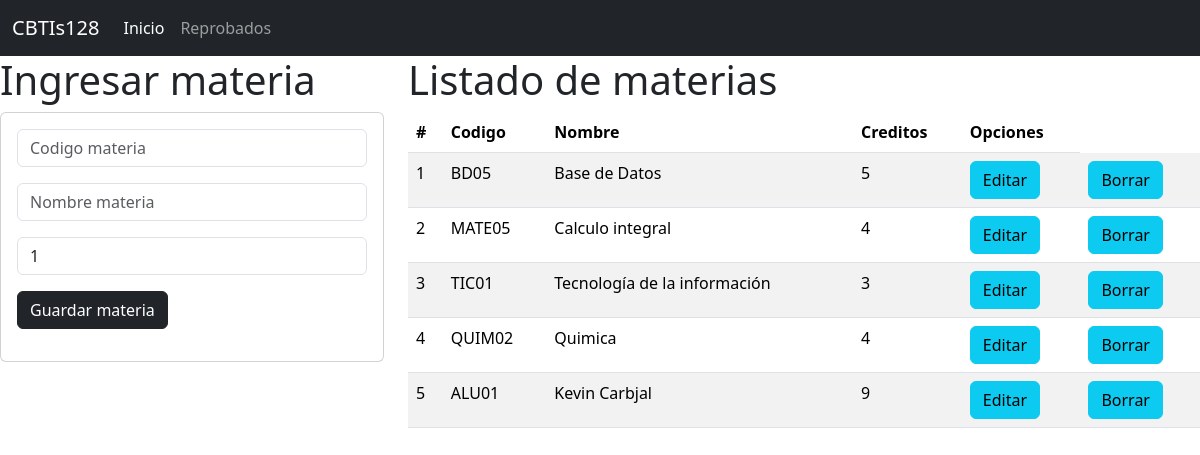
The page / on the database its author committed.
### materia_app/models.py (models this page shows, shortened)
class Materia(models.Model):
    codigo=models.CharField(primary_key=True,max_length=6)
    nombre=models.CharField(max_length=100)
    creditos=models.PositiveSmallIntegerField()

### materia_app/views.py (the view)
# urls.py: path("",views.inicio_vista,name="inicio_vista"),
def inicio_vista(request):
    lasmaterias=Materia.objects.all()
    return render(request,'gestionarMaterias.html',{'mismaterias':lasmaterias})

### materia_app/templates/gestionarMaterias.html
{% extends "base.html" %}
{% block cuerpo %}
    <div class="row">
        <div class="col-sm-12 col-md-4 col-lg-4 xl-4">
            <h1>Ingresar materia</h1>
            <div class="card">
              <div class="card-body">
                <form action="registrarMateria/" method="POST">{% csrf_token %}
                <div class="form-group">
                  <input type="text" id="txtcodigo" name="txtcodigo" class="form-control" placeholder="Codigo materia" minlenght="1" maxlenght="6" required>
                </div>
                  <div class="form-group py-3">
                    <input type="text" id="txtnombre" name="txtnombre" class="form-control" placeholder="Nombre materia" maxlenght="100" required>
                  </div>
                  <div class="form-group">
                    <input type="text" id="numcreditos" name="numcreditos" class="form-control" minlenght="1" maxlenght="9" value="1" required>
                  </div>
                  <div class="form-group py-3">
                    <button type="submit" class="btn btn-dark">Guardar materia</button>
                  </div>
                </form>
              </div>
            </div>
        </div>
    <div class="col-sm-12 col-md-8 col-lg-8 xl-8">
        <h1>Listado de materias</h1>
        <table class="table table-striped">
            <thead>
              <tr>
                <th scope="col">#</th>
                <th scope="col">Codigo</th>
                <th scope="col">Nombre</th>
                <th scope="col">Creditos</th>
                <th>Opciones</th>
              </tr>
            </thead>
            <tbody>
              {% for m in mismaterias %}
              <tr>
                <td>{{forloop.counter}}</td>
                <td>{{m.codigo}}</td>
                <td>{{m.nombre}}</td>
                <td>{{m.creditos}}</td>
                <td><a href="seleccionarMateria/{{m.codigo}}" class="btn btn-info">Editar</a></td>
                <td><a href="borrarMateria/{{m.codigo}}" class="btn btn-info">Borrar</a></td>
              </tr>
              {% endfor %}
            </tbody>
          </table>
    </div>
    </div>
{% endblock %}

### materia_app/templates/base.html (shortened to what this page needs)
<!doctype html>
<html>
    <head>
        <link href="https://cdn.jsdelivr.net/npm/bootstrap@5.3.3/dist/css/bootstrap.min.css" rel="stylesheet">
    </head>
    <body>
        <nav class="navbar navbar-expand-lg bg-dark" data-bs-theme="dark">
            <div class="container-fluid">
            <a class="navbar-brand" href="#">CBTIs128</a>
            <div class="collapse navbar-collapse" id="navbarNav">
                <ul class="navbar-nav">
                <li class="nav-item">
                    <a class="nav-link active" aria-current="page" href="#">Inicio</a>
                </li>
                <li class="nav-item">
                    <a class="nav-link" href="#">Reprobados</a>
                </li>
                </ul>
            </div>
            </div>
        </nav>
            {% block cuerpo %}
            {% endblock %}
    </body>
</html>

### rows shown on the page
Materia: codigo "BD05", nombre "Base de Datos", creditos "5"
Materia: codigo "MATE05", nombre "Calculo integral", creditos "4"
Materia: codigo "TIC01", nombre "Tecnología de la información", creditos "3"
Materia: codigo "QUIM02", nombre "Quimica", creditos "4"
Materia: codigo "ALU01", nombre "Kevin Carbjal", creditos "9"
